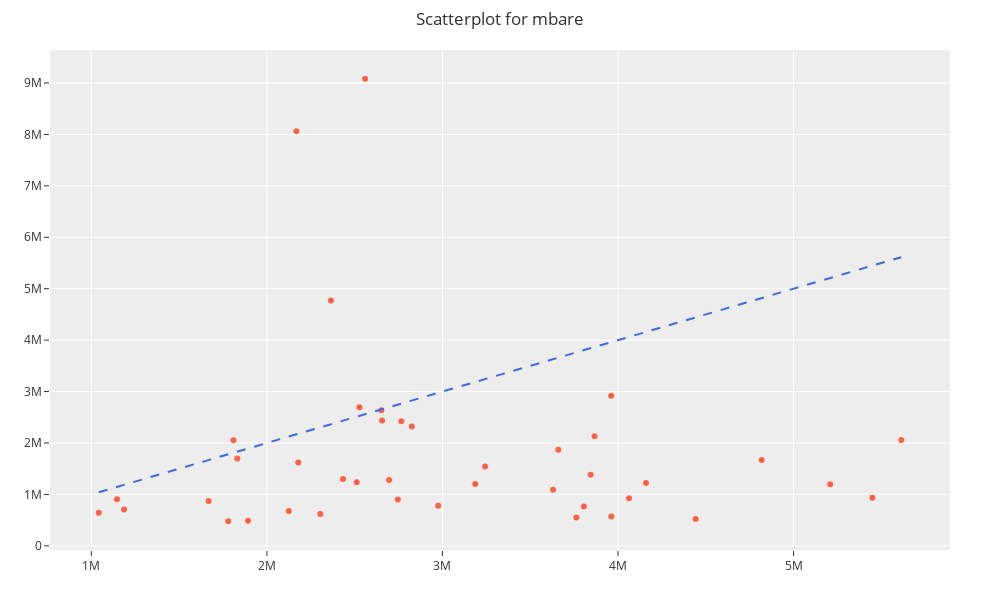

Notebook code cell kept with this figure:
### Code cell
valplot(data, 'mbare', theme = 'light')
